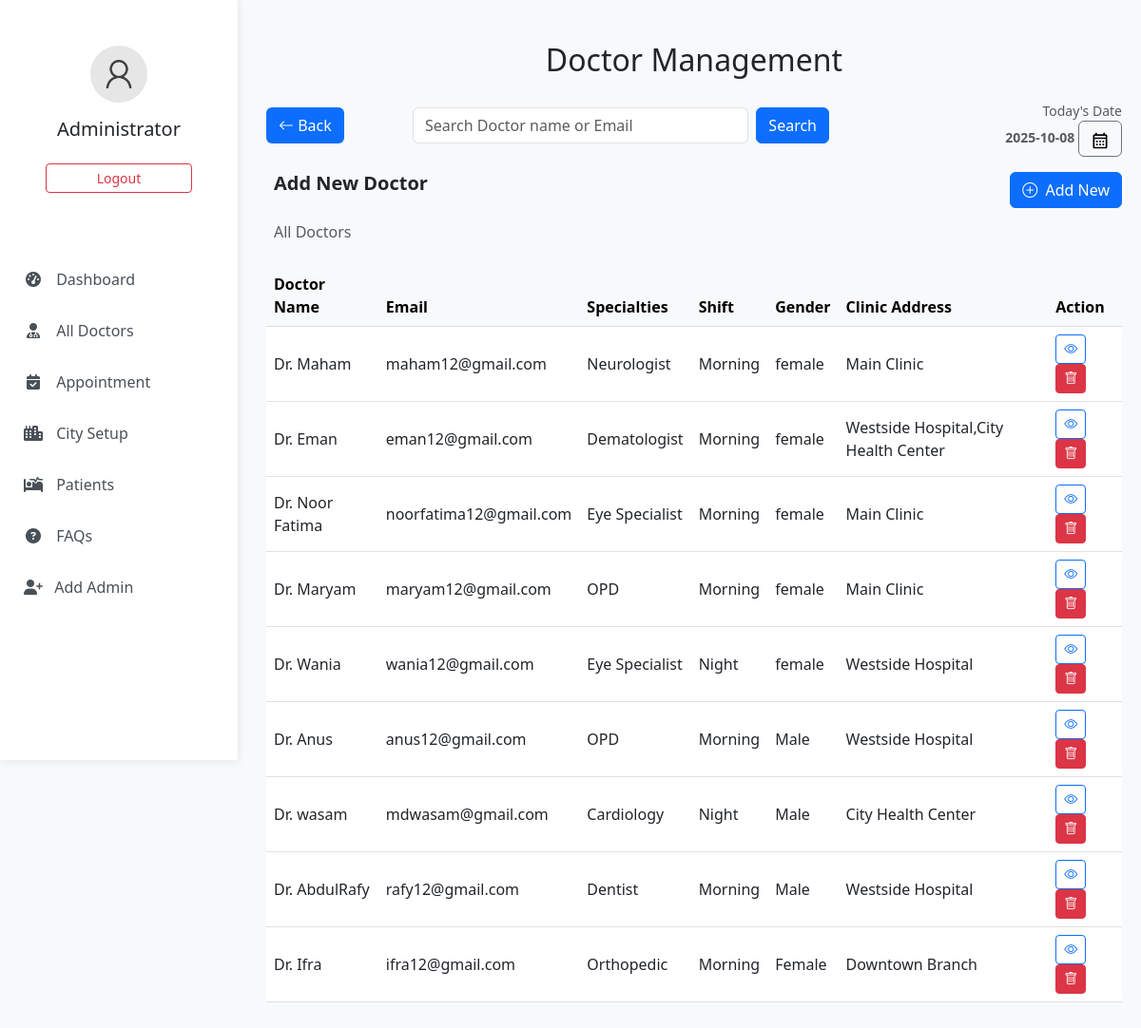
Page /admin/doctors.php (signed in) on the earlier database version.
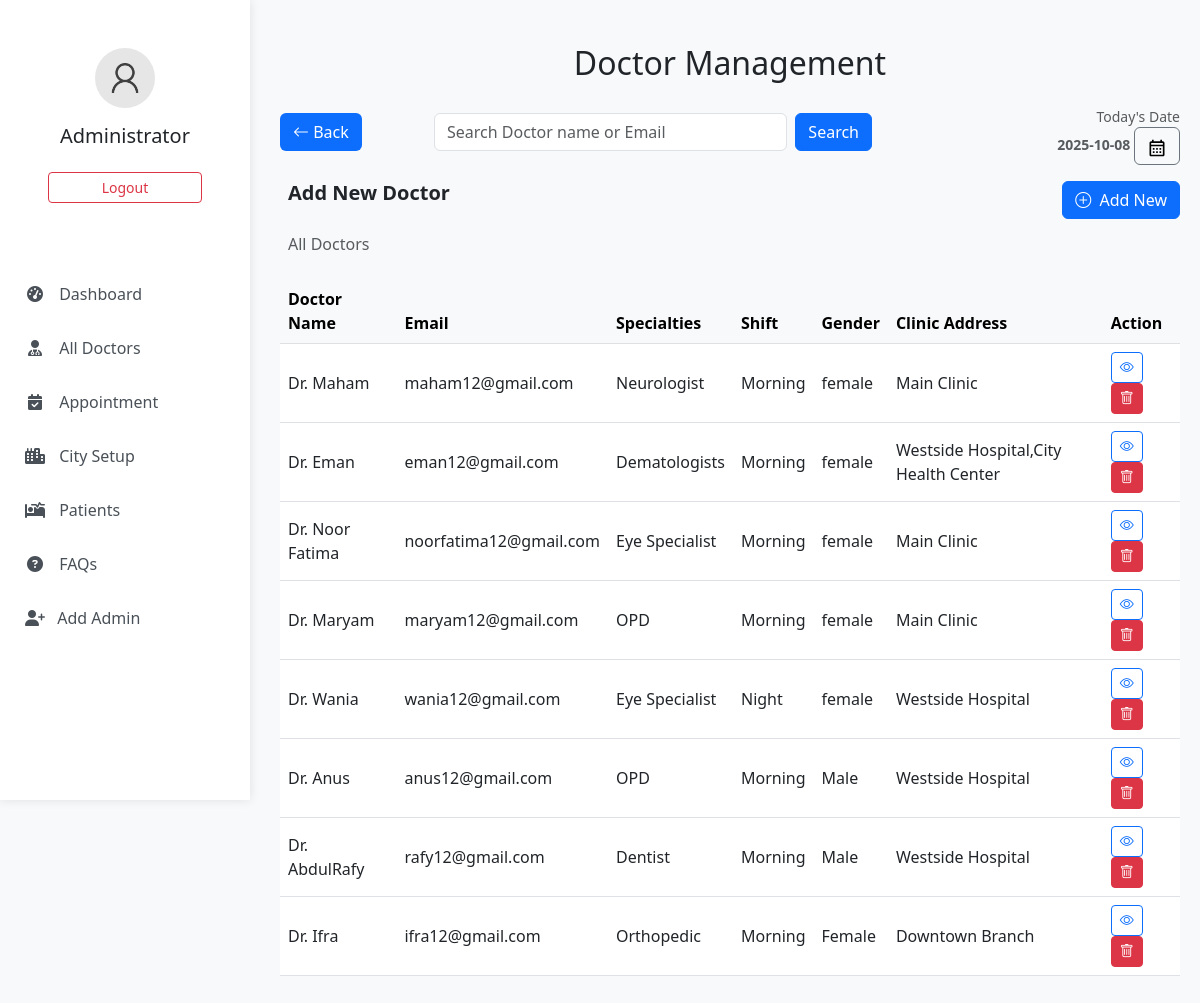
Same page on the later database version.
### tables this page shows
CREATE TABLE `doctor` (
  `id` int(11) NOT NULL,
  `name` varchar(255) NOT NULL,
  `email` varchar(255) NOT NULL,
  `phone` varchar(255) NOT NULL,
  `gender` varchar(255) NOT NULL,
  `DOB` date NOT NULL,
  `city` int(11) NOT NULL,
  `CNIC` varchar(13) NOT NULL,
  `education` varchar(255) NOT NULL,
  `experience` text NOT NULL,
  `speciality` int(11) NOT NULL,
  `shift` varchar(255) NOT NULL,
  `address` varchar(255) NOT NULL,
  `drimage` varchar(255) NOT NULL
);

CREATE TABLE `docspecialization` (
  `ds_id` int(11) NOT NULL,
  `specialist` varchar(255) NOT NULL,
  `description` text NOT NULL
);

### admin/doctors.php (the view, shortened to what this page needs)
<?php
include("../connection.php");
$searchQuery = "";
?>
<!DOCTYPE html>
<html lang="en">
<head>
       <link href="https://cdn.jsdelivr.net/npm/bootstrap@5.3.0/dist/css/bootstrap.min.css" rel="stylesheet">
    <link rel="stylesheet" href="https://cdnjs.cloudflare.com/ajax/libs/font-awesome/6.4.0/css/all.min.css">
    <link rel="stylesheet" href="https://cdn.jsdelivr.net/npm/bootstrap-icons@1.10.0/font/bootstrap-icons.css">
 </head>
<body>
    <?php include 'sidebar.php'; ?>
    <div class="dash-body mt-4">
     <div>
        <h2 class="text-center mb-4 dct">Doctor Management</h2>
      </div>
  <div class="row align-items-center mb-3">
    <div class="col-md-2 mb-2">
      <button onclick="history.back()" class="btn btn-primary-soft" style="background-color: #0d6efd; color: white;">
        <i class="bi bi-arrow-left"></i> Back
      </button>
    </div>
    <div class="col-md-6 mb-2">
      <form action="" method="post" class="d-flex gap-2">
        <input type="search" name="search" class="form-control" placeholder="Search Doctor name or Email" list="doctors"
          value="<?php echo isset($_POST['search']) ? htmlspecialchars($_POST['search']) : ''; ?>">
        <button type="submit" class="btn btn-primary">Search</button>
      </form>
    </div>
    <div class="col-md-4 text-md-end text-muted small dates">
      <div>Today's Date</div>
      <div class="fw-bold"><?php date_default_timezone_set('Asia/Karachi'); echo date('Y-m-d'); ?> <button class="btn btn-outline-secondary"><img src="../img/calendar.svg" width="20"></button></div>
    </div>
  </div>
  <div class="row justify-content-between mb-3">
    <div class="col-md-6">
      <h5 class="fw-semibold text-dark ms-2">Add New Doctor</h5>
    </div>
    <div class="col-md-6 text-md-end">
      <a href="add-new.php" class="btn btn-primary">
        <i class="bi bi-plus-circle me-1"></i> Add New
      </a>
    </div>
  </div>
  <div class="row mb-3">
    <div class="col-12">
      <h6 class="ms-2 text-muted">
        <?php
          echo isset($_POST['search']) && !empty($_POST['search'])
              ? "Search Results for '".htmlspecialchars($_POST['search'])."'"
              : "All Doctors";
        ?>
      </h6>
    </div>
  </div>
  <div class="row">
    <div class="col-12 table-responsive">
      <table class="table table-hover align-middle">
        <thead class="table-light">
          <tr>
            <th>Doctor Name</th>
            <th>Email</th>
            <th>Specialties</th>
            <th>Shift</th>
            <th class='gen'>Gender</th>
            <th class='gen'>Clinic Address</th>
            <th>Action</th>
          </tr>
        </thead>
        <tbody>
          <?php
          $sql = "SELECT * FROM doctor as d JOIN docspecialization as dc ON d.speciality = dc.ds_id $searchQuery";
          $query = mysqli_query($con, $sql);
          $count = mysqli_num_rows($query);
          if($count > 0){
            while($row = mysqli_fetch_assoc($query)){
              $id = $row['id'];
              $name = $row['name'];
              $email = $row['email'];
              $gender = $row['gender'];
              $shift = $row['shift'];
              $address = $row['address'];
              $specialist = $row['specialist'];
              echo "<tr>
                      <td>Dr. $name</td>
                      <td>$email</td>
                      <td>$specialist</td>
                      <td>$shift</td>
                      <td class='gen'>$gender</td>
                      <td class='gen'>$address</td>
                      <td>
                        <a href='view.php?viewid=$id' class='btn btn-sm btn-outline-primary view-btn' data-id='$id'>
                          <i class='bi bi-eye'></i>
                        </a>
                        <a href='doctors.php?delid=$id' class='btn btn-sm btn-danger' onclick='return confirm(\"Are you sure?\")'>
                          <i class='bi bi-trash'></i>
                        </a>
                      </td>
                    </tr>";
            }
          } else {
            echo "<tr><td colspan='7' class='text-center text-muted'>No doctors found</td></tr>";
          }
          ?>
        </tbody>
      </table>
    </div>
  </div>
</div>
</body>
</html>

Differences in the rows shown:
removed doctor: name "wasam", email "mdwasam@gmail.com", speciality.specialist "Cardiology", shift "Night", gender "Male", address "City Health Center"
changed through a linked row, doctor "Eman": speciality.specialist "Dematologist" → "Dematologists"
